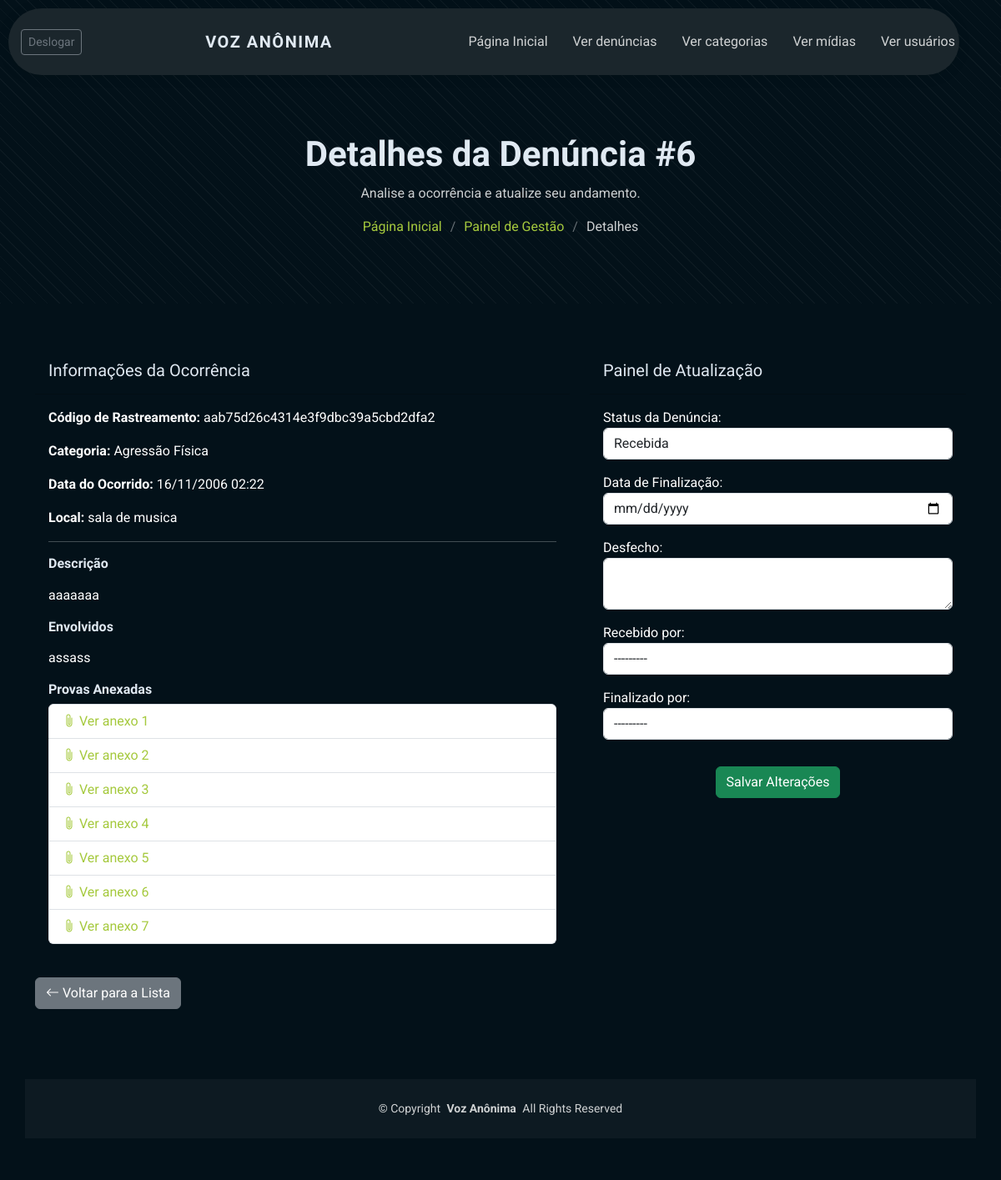
/denuncia/6/ (signed in), run on the app's committed database.
### denuncia/models.py (models this page shows, shortened)
class Denuncia(models.Model):
    STATUS_CHOICES = (
        ('recebida', 'Recebida'),
        ('em_andamento', 'Em Andamento'),
        ('finalizada', 'Finalizada'),
        ('arquivada', 'Arquivada'),
    )
    descricao = models.TextField()
    dt_envio = models.DateTimeField(auto_now_add=True)
    codigo_rastreamento = models.CharField(max_length=32, unique=True, blank=True, editable=False, help_text="Código único para o denunciante acompanhar o status.")
    status = models.CharField(max_length=20, choices=STATUS_CHOICES, default='nova')
    dt_ocorrido = models.DateTimeField(verbose_name="Data e Hora do Ocorrido")
    categoria = models.ForeignKey(Categoria, on_delete=models.CASCADE, related_name="denuncias")
    local = models.CharField(max_length=255)
    dt_fim = models.DateField(null=True, blank=True)
    envolvidos = models.TextField(blank=True, null=True, help_text="Descreva os envolvidos na denúncia, se houver.")
    desfecho = models.TextField(blank=True, null=True)
    recebido_por = models.ForeignKey(Usuario, on_delete=models.SET_NULL, blank=True, null=True, related_name="denuncias_recebidas")
    finalizado_por = models.ForeignKey(Usuario, on_delete=models.SET_NULL, blank=True, null=True, related_name="denuncias_finalizadas")

### categoria/models.py (models this page shows, shortened)
class Categoria(models.Model):
    nome = models.CharField(max_length=100, unique=True)

### midia_denuncia/models.py (models this page shows, shortened)
class MidiaDenuncia(models.Model):
    denuncia = models.ForeignKey(Denuncia, on_delete=models.CASCADE, related_name="provas")
    midia = models.ForeignKey(Midia, on_delete=models.CASCADE)
    conteudo = models.FileField(upload_to="provas_denuncias/")

### denuncia/views.py (the view)
# urls.py: path('<int:denuncia_id>/', views.detalhar_denuncia, name='detalhar_denuncia'),
@login_required
def detalhar_denuncia(request, denuncia_id):
    denuncia = get_object_or_404(Denuncia, pk=denuncia_id)
    if request.method == 'POST':
        form = DenunciaStatusForm(request.POST, instance=denuncia)
        if form.is_valid():
            form.save()
            return redirect('listar_denuncia')
    else:
        form = DenunciaStatusForm(instance=denuncia)
    provas = MidiaDenuncia.objects.filter(denuncia=denuncia)
    context = {
        'denuncia': denuncia,
        'form': form,
        'provas': provas
    }
    return render(request, 'denuncia/detalhar.html', context)

### denuncia/forms.py
class DenunciaStatusForm(forms.ModelForm):
    class Meta:
        model = Denuncia
        fields = ['status', 'dt_fim', 'desfecho', 'recebido_por', 'finalizado_por']
        labels = {
            'status': 'Status da Denúncia',
            'dt_fim': 'Data de Finalização',
        }
        widgets = {
            'status': forms.Select(attrs={'class': 'form-control' }),
            'dt_fim': forms.DateInput(attrs={'type': 'date', 'required': False, 'class': 'form-control'}),
            'desfecho': forms.Textarea(attrs={'rows': 2, 'required': False, 'class': 'form-control'}),
            'recebido_por': forms.Select(attrs={'class': 'form-control'}),
            'finalizado_por': forms.Select(attrs={'class': 'form-control', 'required': False}),
        }

### usuario/models.py (called while the page is built)
    def __str__(self):
        return self.get_full_name() or self.username

### templates/denuncia/detalhar.html (shortened to what this page needs)
{% extends "base.html" %}
{% load static %}
{% block content %}
<div class="page-title" data-aos="fade">
  <div class="container position-relative">
    <h1>Detalhes da Denúncia #{{ denuncia.id }}</h1>
    <p>Analise a ocorrência e atualize seu andamento.</p>
    <nav class="breadcrumbs">
      <ol>
        <li><a href="{% url 'index' %}">Página Inicial</a></li>
        <li><a href="{% url 'listar_denuncia' %}">Painel de Gestão</a></li>
        <li class="current">Detalhes</li>
      </ol>
    </nav>
  </div>
</div>
<section class="section">
    <div class="container">
        <div class="row gy-4">
            <div class="col-lg-7" data-aos="fade-up" data-aos-delay="100">
                <div class="card" style="background-color: rgba(255, 255, 255, 0); border: none; color: white;">
                    <div class="card-header">
                        <h5>Informações da Ocorrência</h5>
                    </div>
                    <div class="card-body">
                        <p><strong>Código de Rastreamento:</strong> {{ denuncia.codigo_rastreamento }}</p>
                        <p><strong>Categoria:</strong> {{ denuncia.categoria.nome }}</p>
                        <p><strong>Data do Ocorrido:</strong> {{ denuncia.dt_ocorrido|date:"d/m/Y H:i" }}</p>
                        <p><strong>Local:</strong> {{ denuncia.local }}</p>
                        <hr>
                        <h6><strong>Descrição</strong></h6>
                        <p>{{ denuncia.descricao|linebreaks }}</p>
                        <h6><strong>Envolvidos</strong></h6>
                        <p>{{ denuncia.envolvidos|default:"N/A"|linebreaks }}</p>
                        <h6><strong>Provas Anexadas</strong></h6>
                        <ul class="list-group">
                        {% for prova in provas %}
                            <li class="list-group-item">
                                <a href="{{ prova.conteudo.url }}" target="_blank">
                                    <i class="bi bi-paperclip"></i> Ver anexo {{ forloop.counter }}
                                </a>
                            </li>
                        {% empty %}
                            <li class="list-group-item" style="background-color: rgba(255, 255, 255, 0); border: none; color: white;">Nenhuma prova foi anexada.</li>
                        {% endfor %}
                        </ul>
                    </div>
                </div>
            </div>
            <div class="col-lg-5" data-aos="fade-up" data-aos-delay="200">
                <div class="card" style="background-color: rgba(255, 255, 255, 0); border: none; color: white;">
                    <div class="card-header">
                        <h5>Painel de Atualização</h5>
                    </div>
                    <div class="card-body">
                        <form method="post" >
                            {{ form.as_p }}
                            <div class="text-center">
                               <button type="submit" class="btn btn-success mt-3">Salvar Alterações</button>
                            </div>
                        </form>
                    </div>
                </div>
            </div>
        </div>
        <a href="{% url 'listar_denuncia' %}" class="btn btn-secondary mt-4"><i class="bi bi-arrow-left"></i> Voltar para a Lista</a>
    </div>
</section>
{% endblock %}

### data on the page
Denuncia: id "6", codigo_rastreamento "aab75d26c4314e3f9dbc39a5cbd2dfa2", categoria.nome "Agressão Física", dt_ocorrido "16/11/2006 02:22", local "sala de musica", descricao "aaaaaaa", envolvidos "assass", status "Recebida", recebido_por "---------", finalizado_por "---------"
